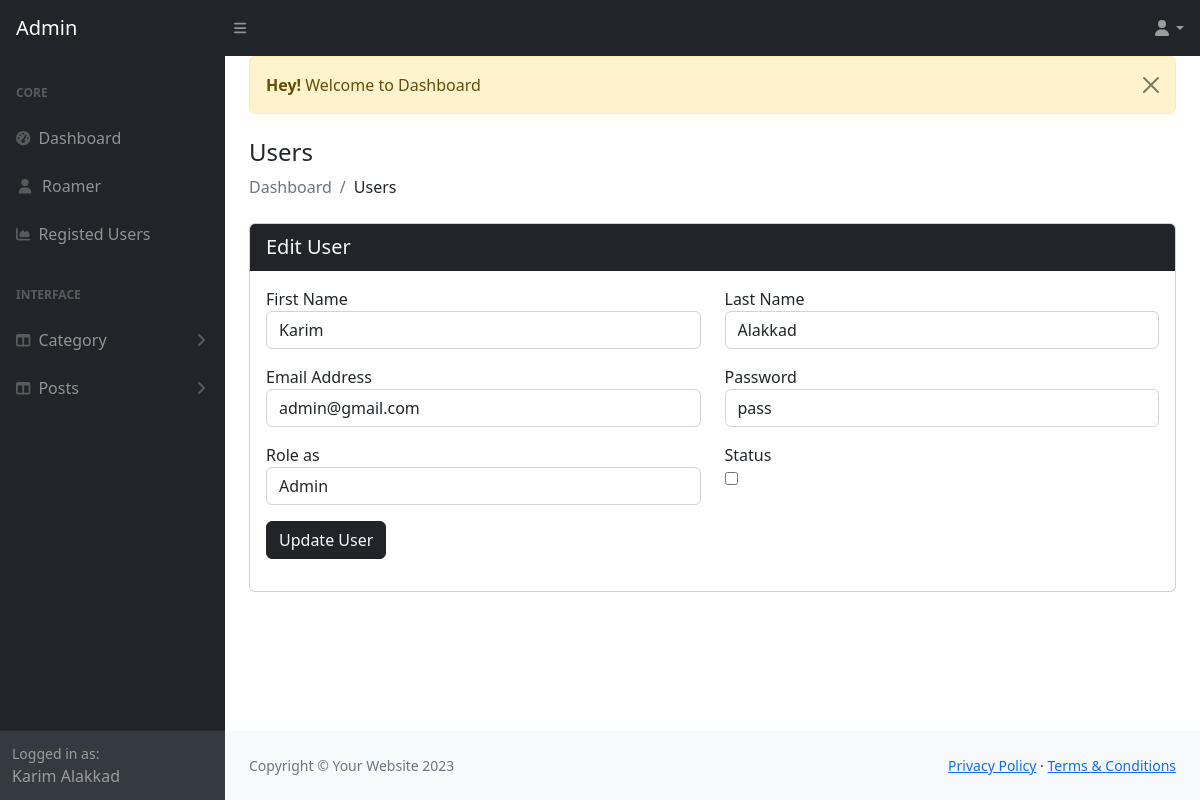
Screenshot of /admin/register-edit.php?ID=1 (signed in) with the database file from the repository.
### tables this page shows
CREATE TABLE `users` (
  `db_id` int(110) NOT NULL,
  `db_fname` varchar(191) NOT NULL,
  `db_lname` varchar(191) NOT NULL,
  `db_email` varchar(191) NOT NULL,
  `db_password` varchar(191) NOT NULL,
  `role_as` int(1) NOT NULL DEFAULT 0,
  `db_status` int(1) NOT NULL DEFAULT 0,
  `deleted` int(1) NOT NULL DEFAULT 0
);

### admin/register-edit.php (the view, shortened to what this page needs)
<?php
include('authentication.php');
include('includes/header.php');
?>
<div class="container-fluid px-4">
  <?php include('../message.php'); ?>
  <h4 class="mt-4">Users</h4>
  <ol class="breadcrumb mb-4">
    <li class="breadcrumb-item active">Dashboard</li>
    <li class="breadcrumb-item">Users</li>
  </ol>
  <div class="row">
    <div class="col-md-12">
      <div class="card">
        <div class="card-header bg-dark text-light" >
          <span class="fs-5">Edit User</span>
        </div>
        <div class="card-body">
          <?php
          if (isset($_GET['ID'])) {
            $user_id = $_GET['ID'];
            $users = "SELECT * FROM users WHERE db_id = '$user_id'";
            $users_run = mysqli_query($con, $users);
            if (mysqli_num_rows($users_run) > 0) {
              foreach ($users_run as $user) {
          ?>
                <form method="POST" action="register-edit_action.php">
                  <div class="row">
                    <div class="col-md-6 mb-3">
                      <label for="">First Name</label>
                      <input type="text" name="fname" value="<?= $user['db_fname']; ?>" class="form-control">
                    </div>
                    <div class="col-md-6 mb-3">
                      <label for="">Last Name</label>
                      <input type="text" name="lname" value="<?= $user['db_lname']; ?>" class="form-control">
                    </div>
                    <div class="col-md-6 mb-3">
                      <label for="">Email Address</label>
                      <input type="email" name="email" value="<?= $user['db_email']; ?>" class="form-control">
                    </div>
                    <div class="col-md-6 mb-3">
                      <label for="">Password</label>
                      <input type="text" name="password" value="<?= $user['db_password']; ?>" class="form-control">
                    </div>
                    <div class="col-md-6 mb-3">
                      <label for="">Role as</label>
                      <select class="form-control" name="role_as" id="">
                        <option value="1" <?= $user['role_as'] == 1 ? 'selected' : '' ?>>Admin</option>
                      </select>
                    </div>
                    <div class="col-md-6 mb-3">
                      <label for="db_status">Status</label><br>
                      <input type="checkbox" name="db_status" <?= $user['db_status'] == 1 ? 'checked' : '' ?> width="70px" height="70px">
                    </div>
                    <div class="col-md-12 mb-3">
                      <button type="submit" name="update_btn" class="text-light btn btn-dark">Update User</button>
                    </div>
                  </div>
                </form>
              <?php
              }
            } else {
              ?>
              <h4>No Record Found</h4>
          <?php
            }
          }
          ?>
        </div>
      </div>
    </div>
  </div>
</div>
<?php
include('includes/footer.php');
include('includes/script.php');
?>

### rows the page displays
users: fname "Karim", lname "Alakkad", email "admin@gmail.com", password "pass", role_as "Admin"

### other values shown
$_SESSION['auth_user']['user_name'] "Karim Alakkad"
$_SESSION['message'] "Welcome to Dashboard"
